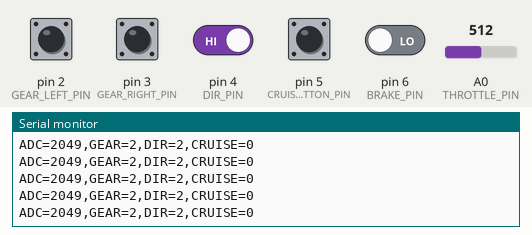
Recording of a sketch running on a simulated Arduino Uno, built with avr-gcc and run on an emulated ATmega328P. Shown: the last lines printed to the serial monitor. The inputs (shaded band) are chosen by the test bench; at power-on: pin 4 (DIR_PIN) HIGH, pin 2 (GEAR_LEFT_PIN), pin 3 (GEAR_RIGHT_PIN), pin 5 (CRUISE_BUTTON_PIN), pin 6 (BRAKE_PIN) LOW, A0 (THROTTLE_PIN) = 512.

Above: at 1.2 s.
1.3 s: A0 (THROTTLE_PIN) set to 716
At 2.4 s:
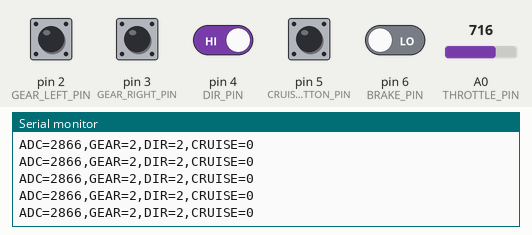
2.8 s: pin 2 (GEAR_LEFT_PIN) pulled HIGH for 0.15 s
4.4 s: pin 3 (GEAR_RIGHT_PIN) pulled HIGH for 0.15 s
6.0 s: pin 4 (DIR_PIN) driven LOW
At 7.1 s:
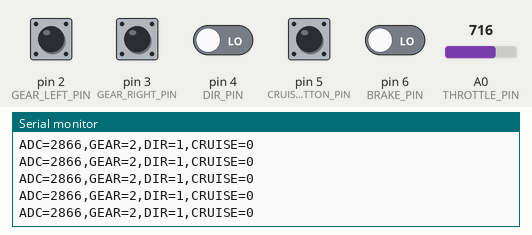
7.5 s: pin 5 (CRUISE_BUTTON_PIN) pulled HIGH for 0.15 s
At 8.1 s:
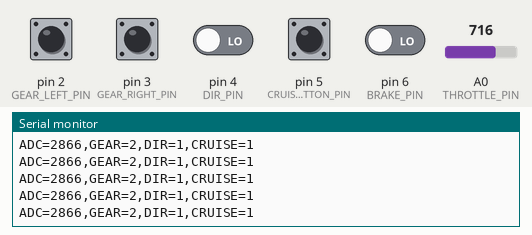
9.1 s: pin 2 (GEAR_LEFT_PIN) pulled HIGH for 1 s
At 9.9 s:
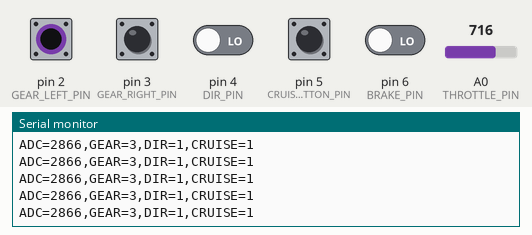
Timing chart, 0 to 12.1 s (numbered marks = the images above; inputs shaded):
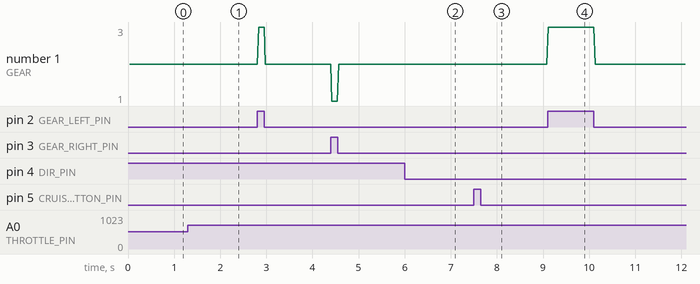

The sketch:

Throtlle.ino
```cpp
// Arduino Uno - Throttle + Gear Sender for Speedometer Web UI
// Reads an analog input (e.g. potentiometer) on A0 for throttle,
// and two digital pins for the handlebar gear rocker (I / II / III),
// then sends both over serial in one line the web UI understands:
//   ADC=<0..4095>,GEAR=<1|2|3>
//
// Throttle wiring (if using a potentiometer as throttle):
//   Pot pin 1 -> 5V
//   Pot pin 2 (wiper) -> A0
//   Pot pin 3 -> GND
//
// Gear rocker wiring (per the throttle housing, confirmed by multimeter):
//   Brown wire (centre, common) -> 5V
//   White wire                  -> D2 (GEAR_LEFT_PIN), + 5k ohm resistor D2 to GND
//   Blue wire                   -> D3 (GEAR_RIGHT_PIN), + 5k ohm resistor D3 to GND
// (The pull-down resistors are required because the centre wire is 5V, not
//  GND, so the signal pins would otherwise float when the switch isn't
//  pressing them high. Uno has no built-in pull-down, only pull-up.)
// Note: "LEFT"/"RIGHT" here are just pin labels carried over from testing —
// they don't necessarily match the physical left/right of the switch body.
// What matters is D2=white, D3=blue, matching the truth table below.
//
// Truth table (confirmed with multimeter + Serial Monitor testing):
//   LEFT=0, RIGHT=0 -> Gear II  (Normal)
//   LEFT=1, RIGHT=0 -> Gear III (Sport)
//   LEFT=0, RIGHT=1 -> Gear I   (Eco)
//
// F/R (forward/reverse) rocker wiring — SEPARATE connector, only 2 wires
// since it's a 2-state switch (unlike the 3-wire gear rocker):
//   Purple wire -> 5V (common)
//   Yellow wire -> D4 (DIR_PIN), + 5k ohm resistor D4 to GND
//
// ASSUMED (not yet multimeter-confirmed — check with Serial Monitor the
// same way the gear table above was confirmed, flip DIR_REVERSED_WHEN_HIGH
// below if F and R come out backwards):
//   DIR_PIN = LOW  -> Forward
//   DIR_PIN = HIGH -> Reverse
//
// --- Cruise control (v5) ---
// CRUISE_BUTTON_PIN and BRAKE_PIN are wired the same active-HIGH way as
// the gear/DIR switches: one leg to 5V, the other leg to the Arduino pin
// AND to GND through a resistor (pull-down). Idle reads LOW, pressed
// reads HIGH — confirmed on the bench (D5 idle=0/pressed=1, D6
// idle=0/pressed=1). No internal pull-up is used here since the
// external resistor already sets the idle state.
//
// Toggles cruise: press once to engage, press again to cancel.
//
// BRAKE_PIN: pressed = HIGH cancels cruise immediately, at any time.
//
// Third cancel condition: once cruise is engaged, if the live throttle
// has fully returned to rest (idle) at some point, and *after* that a
// sudden jump of >= CRUISE_SPIKE_ADC within CRUISE_SPIKE_WINDOW_MS
// happens, cruise cancels. This is meant to catch "grabbing the throttle
// again after resting your hand" while cruising. It intentionally does
// NOT trigger just because you eased off the throttle to rest — only a
// rest THEN a spike disengages it.
//
// While cruise is active, the ADC value sent over serial is the LATCHED
// value from the moment cruise engaged (so the web gauge holds steady),
// not the live throttle reading. The live reading keeps being sampled
// in the background purely to watch for the rest+spike cancel condition.
//
// Must match the baud rate used in script.js (115200).

const int THROTTLE_PIN      = A0;  // analog input pin
const int GEAR_LEFT_PIN     = 2;   // digital input, needs 5k pull-down to GND
const int GEAR_RIGHT_PIN    = 3;   // digital input, needs 5k pull-down to GND
const int DIR_PIN           = 4;   // digital input, needs 5k pull-down to GND
const int CRUISE_BUTTON_PIN = 5;   // digital input, external 5k pull-down, HIGH = pressed
const int BRAKE_PIN         = 6;   // digital input, external 5k pull-down, HIGH = pressed (placeholder button for now)

// Flip this to false if testing shows HIGH = Forward instead of Reverse.
const bool DIR_REVERSED_WHEN_HIGH = true;

const unsigned long BAUD_RATE = 115200;
const unsigned long SEND_INTERVAL_MS = 30; // ~33 updates/sec, smooth enough for the gauge

// Throttle is considered "at rest" at/below this scaled ADC value. Set
// just above the 1120 idle baseline script.js already uses, so normal
// sensor noise at idle doesn't flicker in and out of "rest".
const int THROTTLE_REST_ADC = 1200;

// 30% of the full 0..4095 ADC range — the spike-detection threshold.
const int CRUISE_SPIKE_ADC = (int)(4095 * 0.30);

// Window to measure the spike over.
const unsigned long CRUISE_SPIKE_WINDOW_MS = 1000;

// History buffer of live scaled-ADC samples, one slot per send cycle,
// long enough to cover the spike window (used to compare "now" against
// "~1 second ago" without needing a timestamp per sample).
const int HISTORY_LEN = (CRUISE_SPIKE_WINDOW_MS / SEND_INTERVAL_MS) + 2;
int throttleHistory[HISTORY_LEN];
int historyIndex = 0;
bool historyFull = false;

bool cruiseActive = false;
int cruiseLatchedAdc = 0;
bool cruiseReachedRest = false; // has live throttle hit rest since cruise engaged?

bool lastButtonPressed = false; // for edge detection on the toggle button

unsigned long lastSendTime = 0;

// Debounced digital read: takes two samples 2ms apart and only trusts the
// result if they agree. Retries a few times if the pin is bouncing/noisy,
// then just returns the latest sample rather than retrying forever (an
// unbounded retry loop could hang the loop() if a pin stays noisy).
int readDebounced(int pin) {
  const int MAX_ATTEMPTS = 10;

  for (int attempt = 0; attempt < MAX_ATTEMPTS; attempt++) {
    int a = digitalRead(pin);
    delay(2);
    int b = digitalRead(pin);
    if (a == b) return a;
  }

  return digitalRead(pin); // give up trying to settle, just use the latest read
}

int readGear() {
  bool left  = readDebounced(GEAR_LEFT_PIN)  == HIGH;
  bool right = readDebounced(GEAR_RIGHT_PIN) == HIGH;

  if (left && !right)  return 3; // Sport
  if (!left && right)  return 1; // Eco
  return 2;                      // Normal (both low, or the rare both-high glitch)
}

// Returns 1 for Forward, 2 for Reverse.
int readDirection() {
  bool high = readDebounced(DIR_PIN) == HIGH;
  bool reverse = DIR_REVERSED_WHEN_HIGH ? high : !high;
  return reverse ? 2 : 1;
}

// Pushes a new live throttle sample into the ring buffer.
void pushHistory(int scaledAdc) {
  throttleHistory[historyIndex] = scaledAdc;
  historyIndex = (historyIndex + 1) % HISTORY_LEN;
  if (historyIndex == 0) historyFull = true;
}

// The oldest sample currently in the buffer — approximately
// CRUISE_SPIKE_WINDOW_MS old, since we push one sample per send cycle.
int oldestHistorySample() {
  // historyIndex points at the slot that will be overwritten next,
  // which is exactly the oldest sample once the buffer has wrapped.
  return throttleHistory[historyIndex];
}

// True if the live throttle has jumped by >= CRUISE_SPIKE_ADC compared
// to ~CRUISE_SPIKE_WINDOW_MS ago.
bool detectedThrottleSpike(int liveScaledAdc) {
  if (!historyFull) return false; // not enough history yet, don't false-trigger at boot/right after engaging
  int past = oldestHistorySample();
  return (liveScaledAdc - past) >= CRUISE_SPIKE_ADC;
}

// Reads the cruise toggle button and returns true exactly once per
// press (rising edge on "pressed"), so holding it down doesn't spam
// toggles.
bool cruiseButtonPressedEdge() {
  bool pressed = readDebounced(CRUISE_BUTTON_PIN) == HIGH;
  bool edge = pressed && !lastButtonPressed;
  lastButtonPressed = pressed;
  return edge;
}

bool brakePressed() {
  return readDebounced(BRAKE_PIN) == HIGH;
}

// Runs the whole cruise state machine for one cycle. liveScaledAdc is
// the real-time throttle reading (0..4095) for this cycle; returns the
// ADC value that should actually be sent over serial (latched if
// cruising, live otherwise).
int updateCruiseControl(int liveScaledAdc) {
  // 1. Button toggles cruise on/off.
  if (cruiseButtonPressedEdge()) {
    if (cruiseActive) {
      cruiseActive = false;
    } else {
      cruiseActive = true;
      cruiseLatchedAdc = liveScaledAdc;
      cruiseReachedRest = false;
    }
  }

  // 2. Brake cancels cruise immediately, any time.
  if (cruiseActive && brakePressed()) {
    cruiseActive = false;
  }

  // 3. Rest-then-spike cancels cruise.
  if (cruiseActive) {
    if (!cruiseReachedRest && liveScaledAdc <= THROTTLE_REST_ADC) {
      cruiseReachedRest = true;
    }
    if (cruiseReachedRest && detectedThrottleSpike(liveScaledAdc)) {
      cruiseActive = false;
    }
  }

  if (!cruiseActive) {
    cruiseReachedRest = false;
  }

  return cruiseActive ? cruiseLatchedAdc : liveScaledAdc;
}

void setup() {
  Serial.begin(BAUD_RATE);
  pinMode(THROTTLE_PIN, INPUT);
  pinMode(GEAR_LEFT_PIN, INPUT);
  pinMode(GEAR_RIGHT_PIN, INPUT);
  pinMode(DIR_PIN, INPUT);
  pinMode(CRUISE_BUTTON_PIN, INPUT);
  pinMode(BRAKE_PIN, INPUT);

  for (int i = 0; i < HISTORY_LEN; i++) throttleHistory[i] = 0;
}

void loop() {
  unsigned long now = millis();

  if (now - lastSendTime >= SEND_INTERVAL_MS) {
    lastSendTime = now;

    int raw = analogRead(THROTTLE_PIN); // 0..1023 on Uno

    // Web UI expects a 0..4095 style ADC range (STM32 12-bit ADC).
    // Uno's ADC is 10-bit (0..1023), so scale it up to keep the
    // same ADC=1120..4095 mapping used in script.js.
    int liveScaled = map(raw, 0, 1023, 0, 4095);
    int gear = readGear();
    int dir = readDirection();

    // Cruise control runs on the live value, and hands back whichever
    // value should actually be reported (latched or live). The live
    // sample also gets pushed into history for spike detection,
    // regardless of whether cruise is currently active.
    int reportedScaled = updateCruiseControl(liveScaled);
    pushHistory(liveScaled);

    Serial.print("ADC=");
    Serial.print(reportedScaled);
    Serial.print(",GEAR=");
    Serial.print(gear);
    Serial.print(",DIR=");
    Serial.print(dir);
    Serial.print(",CRUISE=");
    Serial.println(cruiseActive ? 1 : 0);
  }
}
```

Measured:
- after the input at 1.3 s, the serial monitor: prints a new line at once (image 1)
- after the input at 6.0 s, the serial monitor: prints a new line at once (image 2)
- after the input at 7.5 s, the serial monitor: prints a new line at once (image 3)
- after the input at 9.1 s, the serial monitor: prints a new line at once (image 4)
